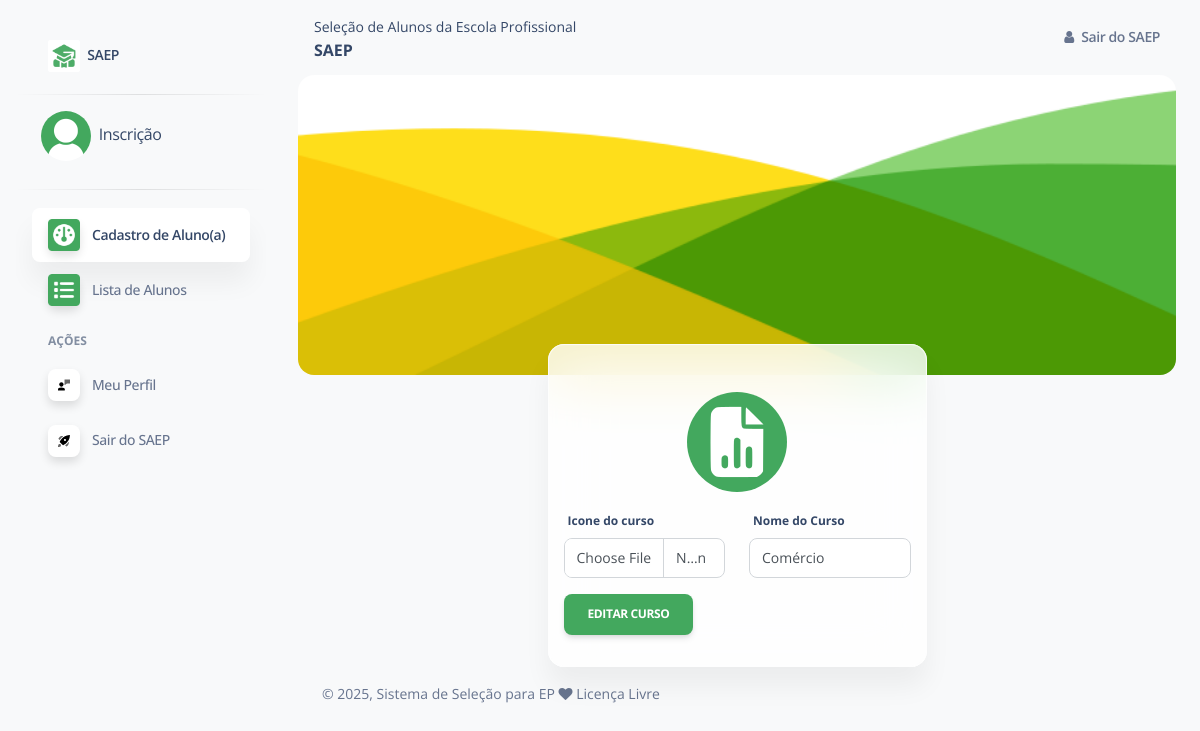
Page /pages/home.php?saep=upCurso&idUp=8 (signed in) on the committed database.
### tables this page shows
CREATE TABLE `tb_saep_usuario` (
  `id_Usuario` int NOT NULL,
  `email` varchar(150) NOT NULL,
  `nome` varchar(150) NOT NULL,
  `senha` varchar(75) NOT NULL,
  `nivel` varchar(150) NOT NULL,
  `cargo` varchar(150) NOT NULL,
  `img` varchar(255) NOT NULL
);

CREATE TABLE `tb_saep_cursosEscola` (
  `idCursos` int NOT NULL,
  `nomeCurso` varchar(50) NOT NULL,
  `imgCurso` varchar(100) NOT NULL
);

### pages/upCursos.php (the view, shortened to what this page needs)
<div class="container-fluid">
    <div class="page-header min-height-300 border-radius-xl" style="background-image: url('../assets/img/curved-images/back-est.png'); background-position-y: 50%;">
    </div>
    <?php
    include_once('../config/conexao.php');
    $id = filter_input(INPUT_GET, 'idUp',FILTER_DEFAULT);
    $select = "SELECT * FROM tb_saep_cursosEscola WHERE idCursos=:id";
    try {
      $result = $conexao->prepare($select);
      $result->bindParam(':id',$id,PDO::PARAM_INT);
      $result->execute();
      $contar = $result->rowCount();
      if ($contar > 0) {
          while ($show = $result->FETCH(PDO::FETCH_OBJ)) {
            $nome_curso=$show->nomeCurso;
            $img_curso=$show->imgCurso;
            }
        }
    } catch (PDOException $e) {
        echo $e;
    }
    ?>
    <div class="row">
        <div class="col-lg-3"></div>
        <div class="col-lg-6">
        <div class="card card-body blur shadow-blur mx-4 mt-n6 overflow-hidden">
        <div class="row" style="align-items: center;">
        <hr>
            <form action="" method="post" enctype="multipart/form-data">
                <div class="row">
                  <div class="col-lg-4"></div>
                  <div class="col-lg-4"><img style="width:100%; border-radius:100%; padding: 15px 0" src="../assets/img/icones/cursos/<?php echo $img_curso; ?>" alt=""></div>
                  <div class="col-lg-4"></div>
                    <div class="col-lg-6">
                        <div class="mb-3">
                            <label>Icone do curso</label>
                            <input type="file" class="form-control" name="img_curso">
                        </div>
                        <button type="submit" class="btn btn-success" name="upCurso">Editar Curso</button>
                    </div>
                    <div class="col-lg-6">
                        <div class="mb-3">
                            <label>Nome do Curso</label>
                            <input type="text" class="form-control" name="nome_curso" value="<?php echo $nome_curso; ?>" required>
                        </div>
                    </div>
                </div>
            </form>
        </div>
    </div>
</div>
<div class="col-lg-3"></div>

### include/header.php (shortened to what this page needs)
<!DOCTYPE html>
<html lang="pt_br">
<head>
  <link href="../assets/css/nucleo-icons.css" rel="stylesheet" />
  <link href="../assets/css/nucleo-svg.css" rel="stylesheet" />
  <link href="../assets/css/nucleo-svg.css" rel="stylesheet" />
  <link id="pagestyle" href="../assets/css/soft-ui-dashboard.css" rel="stylesheet" />
  <link rel="stylesheet" href="../assets/font-icons/css/font-awesome.min.css">
  <link rel="stylesheet" href="../assets/css/saep.css">
</head>
<?php
include_once('../config/conexao.php');
$usuarioLogado = $_SESSION['loginuser'];
$selectUser = "SELECT * FROM tb_saep_usuario WHERE email=:emailUserLogado";
try {
    $resultadoUser = $conexao->prepare($selectUser);
    $resultadoUser->bindParam(':emailUserLogado', $usuarioLogado, PDO::PARAM_STR);
    $resultadoUser->execute();
    $contar = $resultadoUser->rowCount();
    if ($contar > 0) {
        $show = $resultadoUser->fetch(PDO::FETCH_OBJ);
        $nome_user = $show->nome;
    } else {
        echo '<div class="alert alert-danger"><strong>Aviso!</strong> Não há dados de perfil :(</div>';
    }
} catch (PDOException $e) {
    error_log("ERRO DE LOGIN DO PDO: " . $e->getMessage());
    echo '<div class="alert alert-danger"><strong>Aviso!</strong> Ocorreu um erro ao tentar acessar os dados do perfil.</div>';
}
?>
<body class="g-sidenav-show  bg-gray-100">
  <aside class="sidenav navbar navbar-vertical navbar-expand-xs border-0 border-radius-xl my-3 fixed-start ms-3 " id="sidenav-main">
    <div class="sidenav-header">
      <a class="navbar-brand m-0" href="#">
        <img src="../assets/img/logos/logo-saep.png" class="navbar-brand-img h-100" alt="main_logo">
        <span class="ms-1 font-weight-bold">SAEP</span>
      </a>
    </div>
    <hr class="horizontal dark mt-0">
    <div class="sidenav-header" style="padding: 0 25px;">
      <a class="" href="../index.php">
      <?php
            if ($show->img == 'user.png') {
                echo '<img src="../assets/img/avatarp/' . $show->img . '" alt="' . $show->img . '" title="' . $show->img . '" style="width:50px; border-radius:100%" />';
            } else {
                echo '<img src="../assets/img/user/' . $show->img . '" alt="' . $show->img . '" title="' . $show->img . '" style="width:50px; border-radius:100%" />';
            }
          ?>
        <span class="ms-1 font-weight-bold"><a href="home.php?saep=perfil"><?php echo $nome_user; ?></a></span>
      </a>
    </div>
    <hr class="horizontal dark mt-0">
    <div class="collapse navbar-collapse  w-auto " id="sidenav-collapse-main">
      <ul class="navbar-nav">
        <?php
          if($_SESSION['nivel']==0){
        ?>
          <li class="nav-item">
            <a class="nav-link  active" href="home.php?saep=painel">
              <div class="icon-shape icon-sm shadow border-radius-md bg-white text-center me-2 d-flex align-items-center justify-content-center">
                <img style="width: 100%" src="../assets/img/icones/painel.png" alt="">
              </div>
              <span class="nav-link-text ms-1">Painel Principal</span>
            </a>
          </li>
          <li class="nav-item">
            <a class="nav-link  " href="home.php?saep=usuarios">
              <div class="icon-shape icon-sm shadow border-radius-md bg-white text-center me-2 d-flex align-items-center justify-content-center">
                <img style="width: 100%" src="../assets/img/icones/usuarios.png" alt="">
              </div>
              <span class="nav-link-text ms-1">Gerenciar Usuários</span>
            </a>
          </li>
          <li class="nav-item">
            <a class="nav-link  " href="home.php?saep=cursos">
              <div class="icon-shape icon-sm shadow border-radius-md bg-white text-center me-2 d-flex align-items-center justify-content-center">
                <img style="width: 100%" src="../assets/img/icones/graduando.png" alt="">
              </div>
              <span class="nav-link-text ms-1">Gerenciar Cursos</span>
            </a>
          </li>
          <li class="nav-item">
            <a class="nav-link  " href="home.php?saep=regras">
              <div class="icon-shape icon-sm shadow border-radius-md bg-white text-center me-2 d-flex align-items-center justify-content-center">
                <img style="width: 100%" src="../assets/img/icones/relatorio_c.png" alt="">
              </div>
              <span class="nav-link-text ms-1">Gerenciar Edital</span>
            </a>
          </li>
        <?php
          }else{
        ?>
        <li class="nav-item">
          <a class="nav-link  active" href="home.php?esc=cadAluno">
            <div class="icon-shape icon-sm shadow border-radius-md bg-white text-center me-2 d-flex align-items-center justify-content-center">
              <img style="width: 100%" src="../assets/img/icones/painel.png" alt="">
            </div>
            <span class="nav-link-text ms-1">Cadastro de Aluno(a)</span>
          </a>
        </li>
        <li class="nav-item">
          <a class="nav-link " href="home.php?esc=lista">
            <div class="icon-shape icon-sm shadow border-radius-md bg-white text-center me-2 d-flex align-items-center justify-content-center">
              <img style="width: 100%" src="../assets/img/icones/lista.png" alt="">
            </div>
            <span class="nav-link-text ms-1">Lista de Alunos</span>
          </a>
        </li>
        <?php
          }
        ?>
        <li class="nav-item mt-3">
          <h6 class="ps-4 ms-2 text-uppercase text-xs font-weight-bolder opacity-6">Ações</h6>
        </li>
        <li class="nav-item">
          <a class="nav-link  " href="home.php?saep=perfil">
            <div class="icon icon-shape icon-sm shadow border-radius-md bg-white text-center me-2 d-flex align-items-center justify-content-center">
            </div>
            <span class="nav-link-text ms-1">Meu Perfil</span>
          </a>
        </li>
        <li class="nav-item">
          <a class="nav-link  " href="?sair" onclick="return confirm('Deseja sair do sistema de seleção de novos alunos?')">
            <div class="icon icon-shape icon-sm shadow border-radius-md bg-white text-center me-2 d-flex align-items-center justify-content-center">
            </div>
            <span class="nav-link-text ms-1">Sair do SAEP</span>
          </a>
        </li>
      </ul>
    </div>
  </aside>
  <main class="main-content position-relative max-height-vh-100 h-100 border-radius-lg ">
    <nav class="navbar navbar-main navbar-expand-lg px-0 mx-4 shadow-none border-radius-xl" id="navbarBlur" navbar-scroll="true">
      <div class="container-fluid py-1 px-3">
        <nav aria-label="breadcrumb">
          <ol class="breadcrumb bg-transparent mb-0 pb-0 pt-1 px-0 me-sm-6 me-5">
            <li class="breadcrumb-item text-sm text-dark active" aria-current="page">Seleção de Alunos da Escola Profissional</li>
          </ol>
          <h6 class="font-weight-bolder mb-0">SAEP</h6>
        </nav>
        <div class="collapse navbar-collapse mt-sm-0 mt-2 me-md-0 me-sm-4" id="navbar">
          <ul class="navbar-nav  justify-content-end">
            <li class="nav-item d-flex align-items-center">
              <a href="?sair" class="nav-link text-body font-weight-bold px-0" onclick="return confirm('Deseja sair do sistema de seleção de novos alunos?')">
                <i class="fa fa-user me-sm-1"></i>
                <span class="d-sm-inline d-none">Sair do SAEP</span>
              </a>
            </li>
          </ul>
        </div>
      </div>
    </nav>

### assets/css/nucleo-svg.css (style rules this page uses)
.icon { display: inline-block; color: #111111; height: 1em; width: 1em; }
.icon-sm { height: 0.8em; width: 0.8em; }
.icon { fill: currentColor; stroke: none; }

### rows in the picture
tb_saep_usuario: img (placeholder picture), nome "Inscrição"
tb_saep_cursosescola: imgCurso (picture), nome_curso "Comércio"
